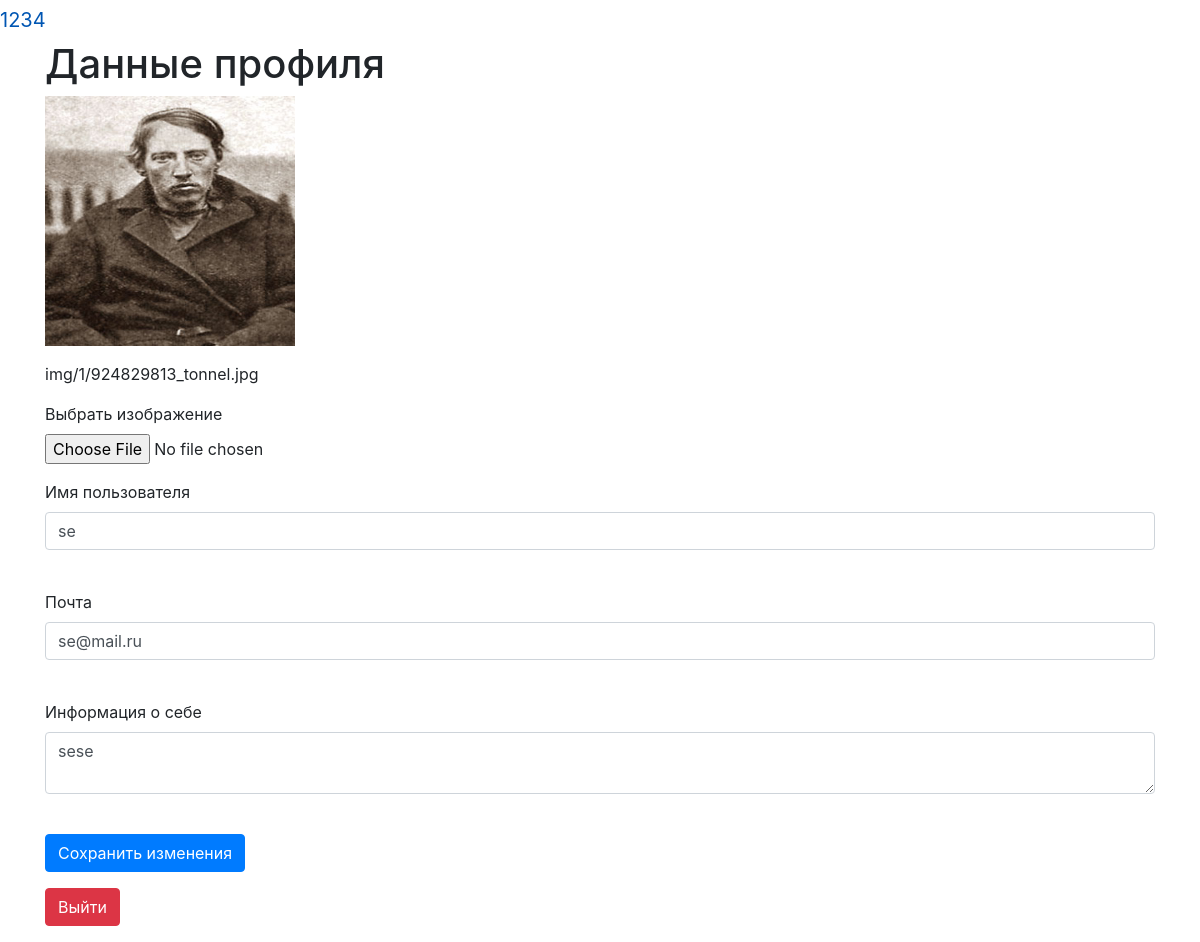
The page /profile/2 (signed in) on the database its author committed.
### data/users.py (models this page shows, shortened)
class User(SqlAlchemyBase, UserMixin, SerializerMixin):
    __tablename__ = 'users'
    id = sqlalchemy.Column(sqlalchemy.Integer, primary_key=True, autoincrement=True)
    name = sqlalchemy.Column(sqlalchemy.String, nullable=True)
    about = sqlalchemy.Column(sqlalchemy.String, nullable=True)
    email = sqlalchemy.Column(sqlalchemy.String, index=True, unique=True, nullable=True)
    hashed_password = sqlalchemy.Column(sqlalchemy.String, nullable=True)
    photo = sqlalchemy.Column(sqlalchemy.String, default="/img/image.jpg")
    created_date = sqlalchemy.Column(sqlalchemy.DateTime, default=datetime.datetime.now)
    news = orm.relationship("News", back_populates='user')

### main.py (the view, shortened to what this page needs)
@app.route('/profile/<int:id>', methods=['GET', 'POST'])
@login_required
def profile(id):
    form = ProfileForm()
    if request.method == "GET":
        db_sess = db_session.create_session()
        user = db_sess.query(User).filter(User.id == id).first()
        if user:
            form.email.data = user.email
            form.name.data = user.name
            form.about.data = user.about
        else:
            abort(404)
    return render_template('profile.html', form=form)

### forms/profile.py
class ProfileForm(FlaskForm):
    email = EmailField('Почта', validators=[DataRequired()])
    name = StringField('Имя пользователя', validators=[DataRequired()])
    photo = StringField('Аватар пользователя')
    about = TextAreaField("Информация о себе")
    submit = SubmitField('Сохранить изменения')

### data/db_session.py (called while the page is built)
def create_session() -> Session:
    global __factory
    return __factory()

### main.py (called while the page is built)
@login_manager.user_loader
def load_user(user_id):
    db_sess = db_session.create_session()
    return db_sess.query(User).get(user_id)

### templates/profile.html (shortened to what this page needs)
{% extends "base.html" %}
{% block content %}
<h1>Данные профиля</h1>
<form action="/profile/{{current_user.id}}" method="post" enctype="multipart/form-data">
    <p>
        {% if current_user.photo %}
        <img src="{{url_for('static', filename=current_user.photo)}}"
            alt="здесь должна была быть картинка, но не нашлась"
            width="250" height="250">
        {% endif %}
    </p>
    <p>
        {{current_user.photo}}
    </p>
    <p class="form-group">
        <label for="photo">Выбрать изображение</label>
        <input type="file" class="form-control-file" id="photo" name="file">
    </p>
    <p>
        {{ form.name.label }}<br>
        {{ form.name(class="form-control") }}<br>
    </p>
    <p>
        {{ form.email.label }}<br>
        {{ form.email(class="form-control", type="email") }}<br>
    </p>
    <p>
        {{ form.about.label }}<br>
        {{ form.about(class="form-control") }}<br>
    </p>
    <p>{{ form.submit(type="submit", class="btn btn-primary") }}</p>
    <p>
        <a href="/logout" class="btn btn-danger">Выйти</a>
    </p>
</form>
{% endblock %}

### templates/base.html (shortened to what this page needs)
<!doctype html>
<html lang="en">
    <head>
        <link rel="stylesheet"
              href="https://stackpath.bootstrapcdn.com/bootstrap/4.4.1/css/bootstrap.min.css"
>
    </head>
    <body>
        <header>
            {% if current_user.is_authenticated %}
                <a class="navbar-brand" href="/profile/{{ current_user.id }}">{{ current_user.name }}</a>
            {% else %}
                <p>
                    <a class="btn btn-primary " href="/register">Зарегистрироваться</a>
                    <a class="btn btn-success" href="/login">Войти</a>
                </p>
            {% endif %}
        </header>
        <main role="main" class="container">
            {% block content %}{% endblock %}
        </main>
    </body>
</html>

### rows shown on the page
User: name "1234", photo (picture), photo "img/1/924829813_tonnel.jpg"
User: name "se", email "se@mail.ru", about "sese"
